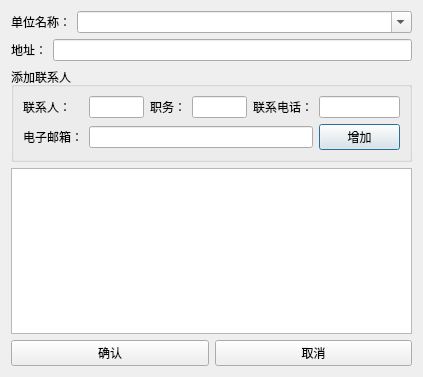
<?xml version="1.0" encoding="UTF-8"?>
<ui version="4.0">
 <class>ClientManagerDlg</class>
 <widget class="QDialog" name="ClientManagerDlg">
  <property name="geometry">
   <rect>
    <x>0</x>
    <y>0</y>
    <width>423</width>
    <height>377</height>
   </rect>
  </property>
  <property name="windowTitle">
   <string>Dialog</string>
  </property>
  <layout class="QVBoxLayout" name="verticalLayout">
   <item>
    <layout class="QHBoxLayout" name="horizontalLayout_2" stretch="0,1">
     <item>
      <widget class="QLabel" name="label_6">
       <property name="text">
        <string>单位名称：</string>
       </property>
      </widget>
     </item>
     <item>
      <widget class="QComboBox" name="clientNameBox">
       <property name="editable">
        <bool>true</bool>
       </property>
      </widget>
     </item>
    </layout>
   </item>
   <item>
    <layout class="QHBoxLayout" name="horizontalLayout_3">
     <item>
      <widget class="QLabel" name="label_2">
       <property name="text">
        <string>地址：</string>
       </property>
      </widget>
     </item>
     <item>
      <widget class="QLineEdit" name="clientAddrEdit">
       <property name="enabled">
        <bool>true</bool>
       </property>
      </widget>
     </item>
    </layout>
   </item>
   <item>
    <widget class="QGroupBox" name="contactsGroup">
     <property name="enabled">
      <bool>true</bool>
     </property>
     <property name="title">
      <string>添加联系人</string>
     </property>
     <layout class="QGridLayout" name="gridLayout">
      <item row="1" column="6">
       <widget class="QLabel" name="label_4">
        <property name="text">
         <string>联系电话：</string>
        </property>
       </widget>
      </item>
      <item row="1" column="3">
       <widget class="QLabel" name="label_3">
        <property name="text">
         <string>职务：</string>
        </property>
       </widget>
      </item>
      <item row="1" column="0">
       <widget class="QLabel" name="label">
        <property name="text">
         <string>联系人：</string>
        </property>
       </widget>
      </item>
      <item row="1" column="4" colspan="2">
       <widget class="QLineEdit" name="postEdit"/>
      </item>
      <item row="1" column="1" colspan="2">
       <widget class="QLineEdit" name="contactsEdit"/>
      </item>
      <item row="1" column="7">
       <widget class="QLineEdit" name="phoneEdit"/>
      </item>
      <item row="2" column="0">
       <widget class="QLabel" name="label_5">
        <property name="text">
         <string>电子邮箱：</string>
        </property>
       </widget>
      </item>
      <item row="2" column="7">
       <widget class="QPushButton" name="addContactsBtn">
        <property name="text">
         <string>增加</string>
        </property>
       </widget>
      </item>
      <item row="2" column="1" colspan="6">
       <widget class="QLineEdit" name="eMailEdit"/>
      </item>
     </layout>
    </widget>
   </item>
   <item>
    <widget class="MyTableView" name="contactsView"/>
   </item>
   <item>
    <layout class="QHBoxLayout" name="horizontalLayout">
     <item>
      <widget class="QPushButton" name="OKButton">
       <property name="text">
        <string>确认</string>
       </property>
      </widget>
     </item>
     <item>
      <widget class="QPushButton" name="cancelBtn">
       <property name="text">
        <string>取消</string>
       </property>
      </widget>
     </item>
    </layout>
   </item>
  </layout>
 </widget>
 <customwidgets>
  <customwidget>
   <class>MyTableView</class>
   <extends>QTableView</extends>
   <header location="global">mytableview.h</header>
  </customwidget>
 </customwidgets>
 <resources/>
 <connections/>
</ui>
